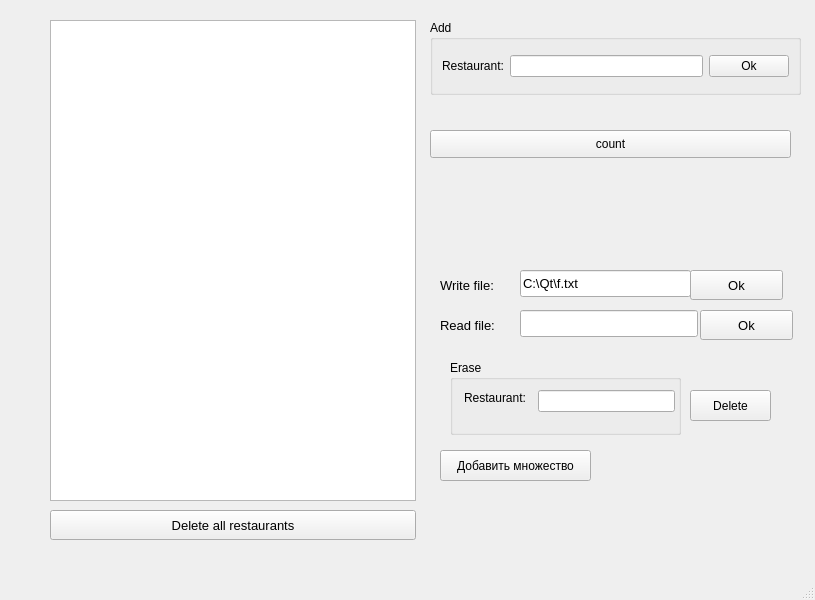
<?xml version="1.0" encoding="UTF-8"?>
<ui version="4.0">
 <class>MainWindow</class>
 <widget class="QMainWindow" name="MainWindow">
  <property name="geometry">
   <rect>
    <x>0</x>
    <y>0</y>
    <width>815</width>
    <height>600</height>
   </rect>
  </property>
  <property name="windowTitle">
   <string>MainWindow</string>
  </property>
  <widget class="QWidget" name="centralwidget">
   <widget class="QLabel" name="label_20">
    <property name="geometry">
     <rect>
      <x>440</x>
      <y>310</y>
      <width>77</width>
      <height>30</height>
     </rect>
    </property>
    <property name="font">
     <font>
      <pointsize>10</pointsize>
     </font>
    </property>
    <property name="text">
     <string>Read file:</string>
    </property>
   </widget>
   <widget class="QLineEdit" name="lineEdit_file_output_name">
    <property name="geometry">
     <rect>
      <x>520</x>
      <y>310</y>
      <width>178</width>
      <height>27</height>
     </rect>
    </property>
    <property name="font">
     <font>
      <pointsize>10</pointsize>
     </font>
    </property>
   </widget>
   <widget class="QPushButton" name="pushButton_file_output_ok">
    <property name="geometry">
     <rect>
      <x>700</x>
      <y>310</y>
      <width>93</width>
      <height>30</height>
     </rect>
    </property>
    <property name="font">
     <font>
      <pointsize>10</pointsize>
     </font>
    </property>
    <property name="text">
     <string>Ok</string>
    </property>
   </widget>
   <widget class="QLabel" name="label_19">
    <property name="geometry">
     <rect>
      <x>440</x>
      <y>270</y>
      <width>84</width>
      <height>30</height>
     </rect>
    </property>
    <property name="font">
     <font>
      <pointsize>10</pointsize>
     </font>
    </property>
    <property name="text">
     <string>&lt;html&gt;&lt;head/&gt;&lt;body&gt;&lt;p&gt;Write file:&lt;/p&gt;&lt;/body&gt;&lt;/html&gt;</string>
    </property>
   </widget>
   <widget class="QLineEdit" name="lineEdit_file_input_name">
    <property name="geometry">
     <rect>
      <x>520</x>
      <y>270</y>
      <width>171</width>
      <height>27</height>
     </rect>
    </property>
    <property name="font">
     <font>
      <pointsize>10</pointsize>
     </font>
    </property>
    <property name="text">
     <string>C:\Qt\f.txt</string>
    </property>
   </widget>
   <widget class="QPushButton" name="pushButton_file_input_ok_2">
    <property name="geometry">
     <rect>
      <x>690</x>
      <y>270</y>
      <width>93</width>
      <height>30</height>
     </rect>
    </property>
    <property name="font">
     <font>
      <pointsize>10</pointsize>
     </font>
    </property>
    <property name="text">
     <string>Ok</string>
    </property>
   </widget>
   <widget class="QPushButton" name="pushButton_delete">
    <property name="geometry">
     <rect>
      <x>690</x>
      <y>390</y>
      <width>81</width>
      <height>31</height>
     </rect>
    </property>
    <property name="text">
     <string>Delete</string>
    </property>
   </widget>
   <widget class="QListWidget" name="listWidget">
    <property name="geometry">
     <rect>
      <x>50</x>
      <y>20</y>
      <width>366</width>
      <height>481</height>
     </rect>
    </property>
   </widget>
   <widget class="QPushButton" name="pushButton_delete_all">
    <property name="geometry">
     <rect>
      <x>50</x>
      <y>510</y>
      <width>366</width>
      <height>30</height>
     </rect>
    </property>
    <property name="font">
     <font>
      <pointsize>10</pointsize>
     </font>
    </property>
    <property name="text">
     <string>Delete all restaurants</string>
    </property>
   </widget>
   <widget class="QGroupBox" name="groupBox">
    <property name="geometry">
     <rect>
      <x>430</x>
      <y>20</y>
      <width>371</width>
      <height>75</height>
     </rect>
    </property>
    <property name="title">
     <string>Add</string>
    </property>
    <layout class="QVBoxLayout" name="verticalLayout_2">
     <item>
      <layout class="QHBoxLayout" name="horizontalLayout_4">
       <item>
        <widget class="QLabel" name="label_2">
         <property name="text">
          <string>Restaurant:</string>
         </property>
        </widget>
       </item>
       <item>
        <widget class="QLineEdit" name="lineEdit_add_2"/>
       </item>
       <item>
        <widget class="QPushButton" name="pushButton_add_ok">
         <property name="text">
          <string>Ok</string>
         </property>
        </widget>
       </item>
      </layout>
     </item>
    </layout>
   </widget>
   <widget class="QPushButton" name="pushButton_size">
    <property name="geometry">
     <rect>
      <x>430</x>
      <y>130</y>
      <width>361</width>
      <height>28</height>
     </rect>
    </property>
    <property name="text">
     <string>count</string>
    </property>
   </widget>
   <widget class="QGroupBox" name="groupBox_3">
    <property name="geometry">
     <rect>
      <x>450</x>
      <y>360</y>
      <width>231</width>
      <height>75</height>
     </rect>
    </property>
    <property name="title">
     <string>Erase</string>
    </property>
    <widget class="QLabel" name="label_3">
     <property name="geometry">
      <rect>
       <x>14</x>
       <y>30</y>
       <width>67</width>
       <height>16</height>
      </rect>
     </property>
     <property name="text">
      <string>Restaurant:</string>
     </property>
    </widget>
    <widget class="QLineEdit" name="resDel">
     <property name="geometry">
      <rect>
       <x>88</x>
       <y>30</y>
       <width>137</width>
       <height>22</height>
      </rect>
     </property>
    </widget>
   </widget>
   <widget class="QPushButton" name="addToSet">
    <property name="geometry">
     <rect>
      <x>440</x>
      <y>450</y>
      <width>151</width>
      <height>31</height>
     </rect>
    </property>
    <property name="text">
     <string>Добавить множество</string>
    </property>
   </widget>
  </widget>
  <widget class="QMenuBar" name="menubar">
   <property name="geometry">
    <rect>
     <x>0</x>
     <y>0</y>
     <width>815</width>
     <height>26</height>
    </rect>
   </property>
  </widget>
  <widget class="QStatusBar" name="statusbar"/>
 </widget>
 <resources/>
 <connections/>
</ui>
